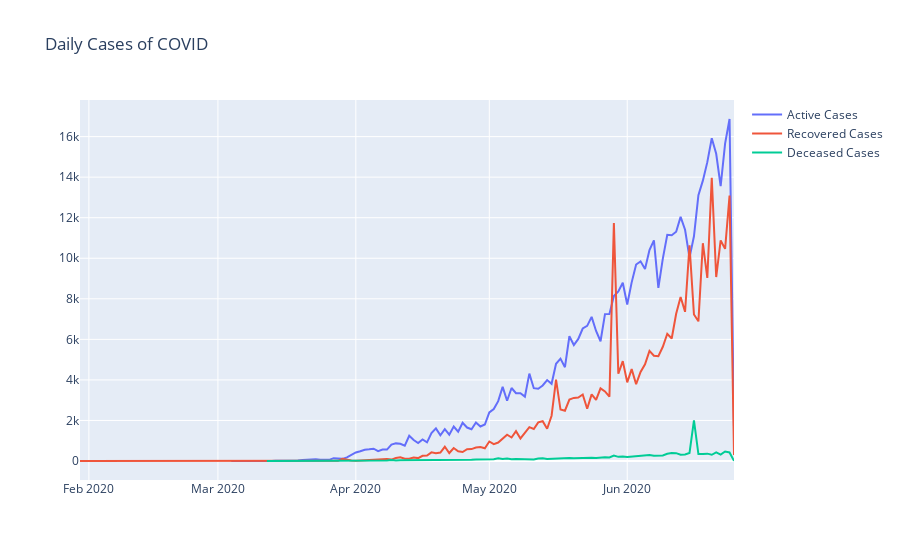

The notebook cell this image was saved under:
### Code cell
# Plot daily case

fig = go.Figure()

fig.add_trace(
    go.Scatter(
        x=h_num.index,
        y=h_num.numcases,
        name='Active Cases'
    ))
fig.add_trace(
    go.Scatter(
        x=r_num.index,
        y=r_num.numcases,
        name='Recovered Cases'
    ))
fig.add_trace(
    go.Scatter(
        x=d_num.index,
        y=d_num.numcases,
        name='Deceased Cases'
    ))
fig.update_layout(title="Daily Cases of COVID")
fig.show()
